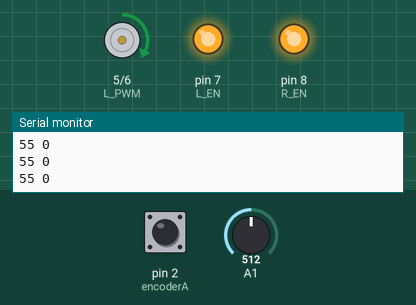
This sketch was run on a simulated Arduino Uno, built with avr-gcc and run on an emulated ATmega328P. On the bench: motor-driver pin pairs drawn as motors (green arrow = first pin HIGH = forward, orange = second pin HIGH = backward, longer = more drive), output pins drawn as LEDs (lit = HIGH), the last lines printed to the serial monitor. The test bench sets the inputs (shaded band); at power-on: A1 = 512, pin 2 (encoderA) HIGH.

Above: at 0.15 s.
At 1.2 s:
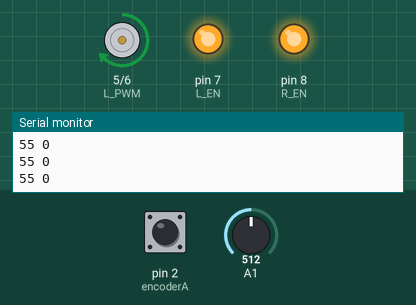
1.3 s: A1 set to 306
At 3.7 s:
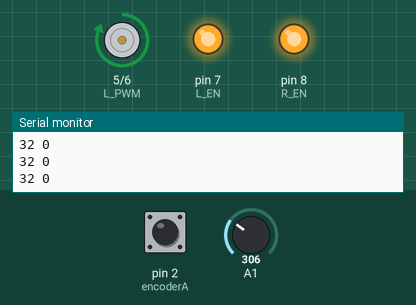
4.0 s: A1 set to 245
Timing chart, 0 to 7.0 s (numbered marks = the images above; inputs shaded):
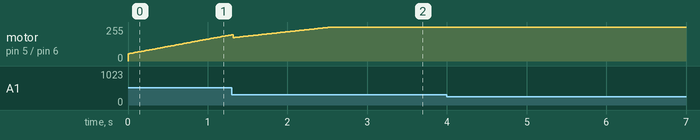

The sketch:

MotorDCPID.ino
```cpp
#include <Arduino.h>

//deklarasi untuk motor
int L_EN = 7; //CCW
int R_EN = 8; //CW
int L_PWM = 5; // sinyal pwm ccw
int R_PWM = 6; // sinyal pwm cw


//untuk menghitung byk loop
//int counter = 0

//deklarai encouder
int encoderA = 2;
int encoderB = 3;

//digunakan dalam map di void loop
int analogInput;

//deklarasi posisi motor
int pos = 0;

//deklarasi u/ konstanta pid
float prevT = 0.0;
float ePrev = 0.0;
float eintegral = 0.0;

void readEncoder();
void setMotor(int dir, int pwr, int rpwm, int lpwm );
int degreeToPos(int degree);

void setup() {
  Serial.begin(9600); // komunikasi serial dengan kecepatan 9600 bit/s

  // pengaturan pin sebagai ouput
  pinMode(R_EN, OUTPUT);
  pinMode(R_PWM, OUTPUT);
  pinMode(L_EN, OUTPUT);
  pinMode(L_PWM, OUTPUT);
  pinMode(A1,INPUT);


  //menyalakan motor
  digitalWrite(R_EN, OUTPUT); //CW
  digitalWrite(L_EN, OUTPUT); //CCW

  //mengaktifkan interrupt pada encoderA kemudian memanggil void  Read Encoder
  attachInterrupt(digitalPinToInterrupt(encoderA),readEncoder, RISING);
}

void loop() {
  //mapping untuk mengubah putaran encoder menjadi degree
    analogInput = map(analogRead(A1), 0, 1023, 0, 360);
//    Serial.println (analogInput);

  //menentukan target
  int target = degreeToPos(analogInput);

  // deklarasi konstanta pid  menggunakan float (perhitungan kompleks)
  float Kp = 1;
  float Ki = 2;
  float Kd = 0.95;

  // perubahan time dengan satuan mikro secon
  long currT = micros();
  float  deltaT = ((float)(currT - prevT))/1.0e6;
  prevT = currT;

  //error dalam pid
  int e = pos - target;

  //Derivatif
  float dedt = (e-ePrev)/(deltaT);

  //integral
  eintegral = eintegral + e*deltaT;

  //melakukan kontrol sinyal untuk memndapatkan u
  float u = Kp * e + Kd * dedt + Ki * eintegral;

  //set power untuk menggerakan moto
  float pwr = fabs (u);
  if(pwr > 255){
    pwr = 255;
  }

  //motor direction
  int dir = 1;
  if (u < 0){
    dir = -1;
  }

  //signal motor
  setMotor(dir, pwr, R_PWM,L_PWM);

  //store previous error
  ePrev = e;

  Serial.print(target);
  Serial.print(" ");
  Serial.print(pos);
  Serial.println();

}


void  setMotor(int dir, int pwm, int rpwm, int lpwm ) {
  //kondisi motor cw
  if (dir == 1){
    analogWrite(rpwm, pwm);
    analogWrite(lpwm, 0);
  }
  //kondisi motor ccw
  else if (dir == -1){
    analogWrite(rpwm, 0);
    analogWrite(lpwm, pwm);
  }
  //kondisi motor diam
  else {
    analogWrite(rpwm, 0);
    analogWrite(lpwm, 0);
  }
}

int degreeToPos(int degree){
  return map(degree, 0, 360, 0, 110);
}

void readEncoder(){
//menampilkan hasil pembacaan posisi encoder
//Serial.println(pos);

//kondisi untuk encoderB
int b = digitalRead(encoderB);
  if(b > 0){
    pos--;
  }
  else{
    pos++;
  }
}
```
